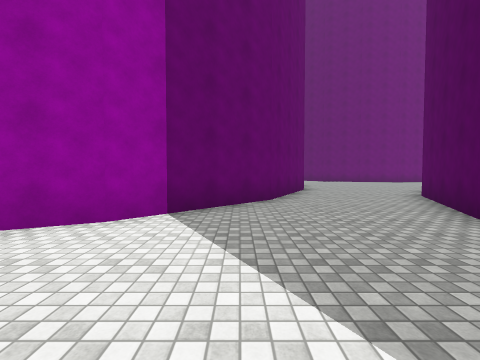
[1] (above)

22 first-person views from a walk through a scene from a Unity 3-D project. The camera is 1.4 m above the floor, tilts 2° down and sees 90° across. The floor is counted in squares, 2 m on a side. Each view is taken from the middle of a square. On the plan, view 1 faces up. The plan holds only what a view shows up to about 9 squares ahead; the rest is blank. The place goes on beyond the plan. Some animated figures are left out. Surface patterns are stand-ins for the level's own textures.

[2]
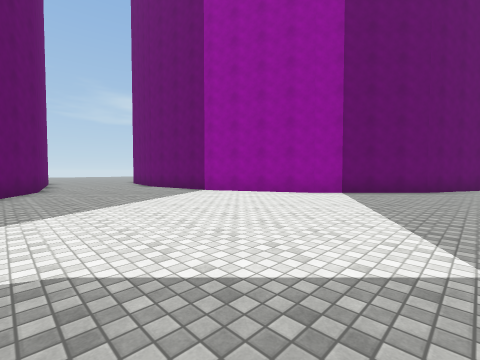

[3]
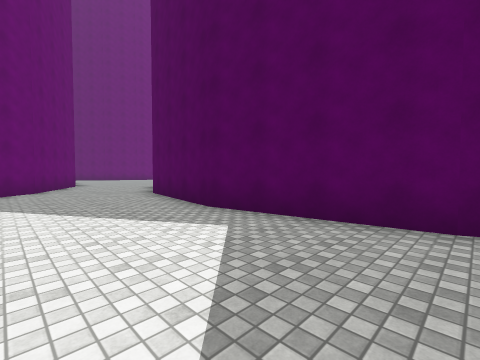

[4]
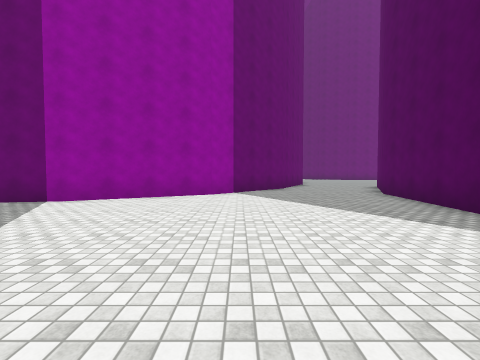

[5]
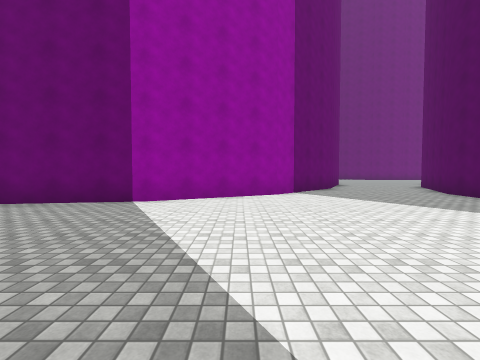

[6]
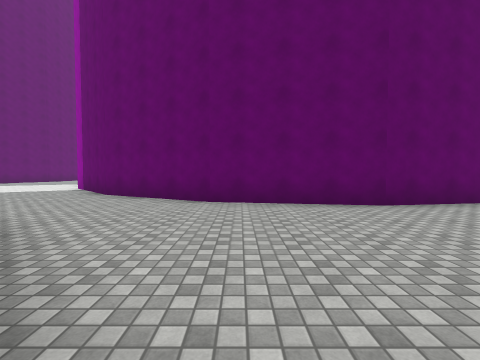

[7]
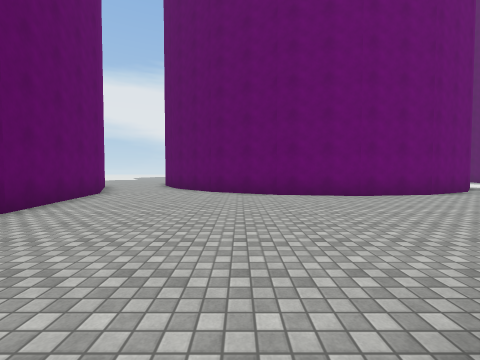

[8]
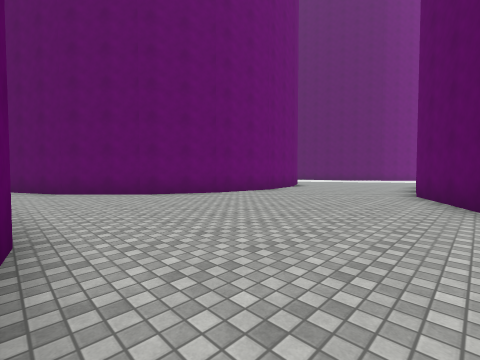

[9]
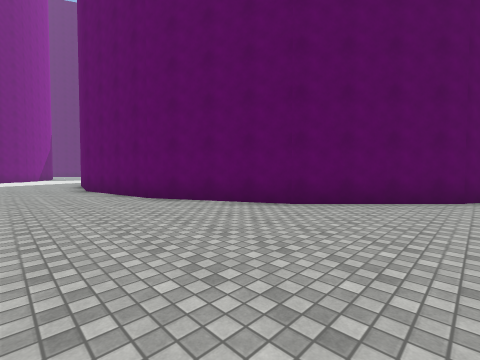

[10]
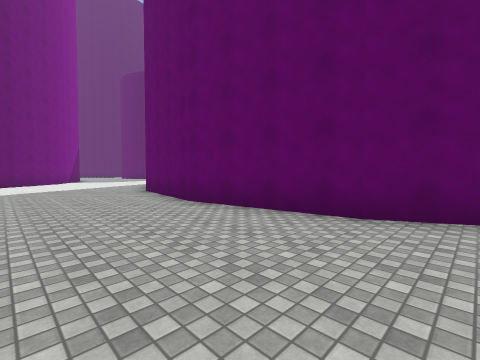

[11]
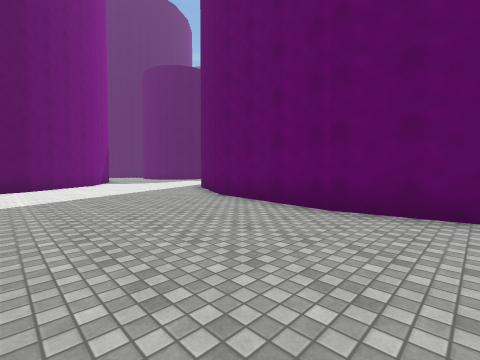

[12]
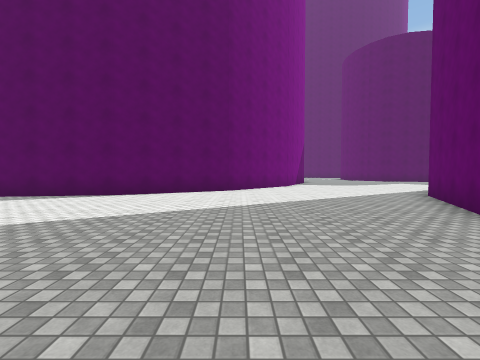

[13]
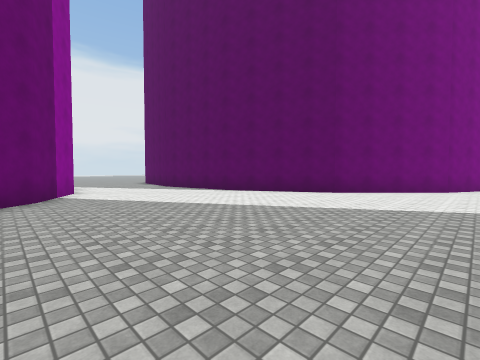

[14]
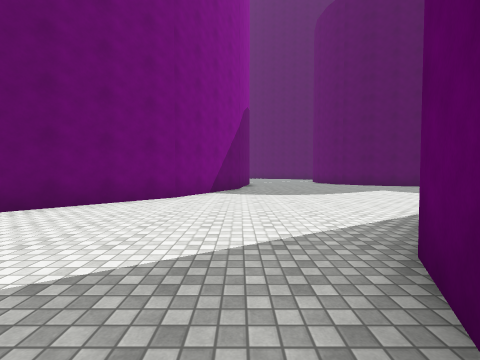

[15]
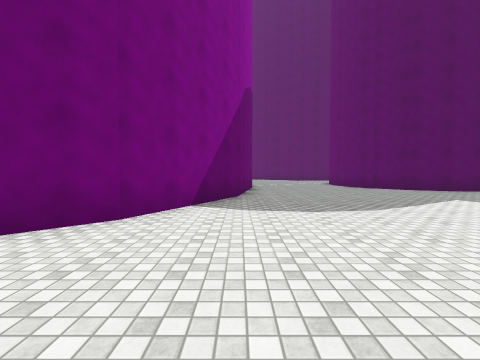

[16]
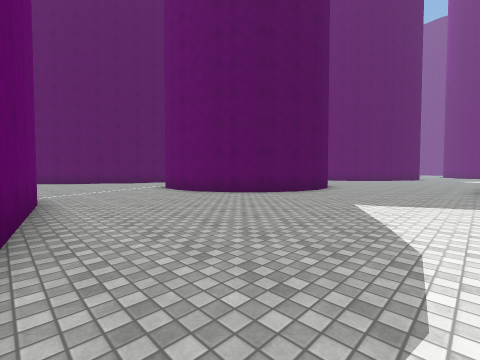

[17]
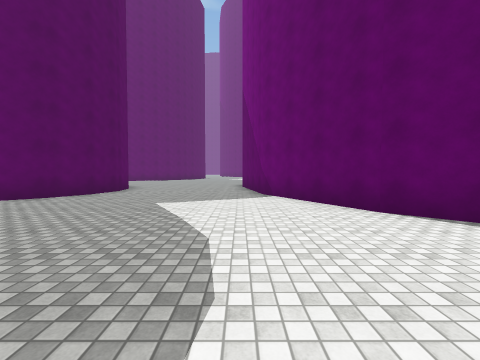

[18]
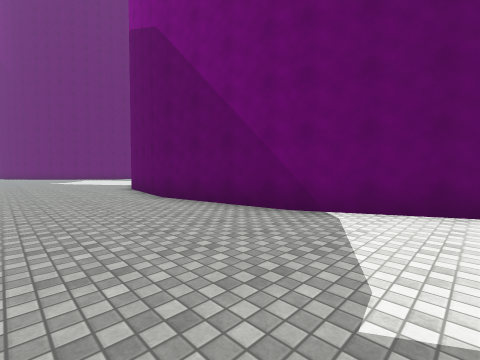

[19]
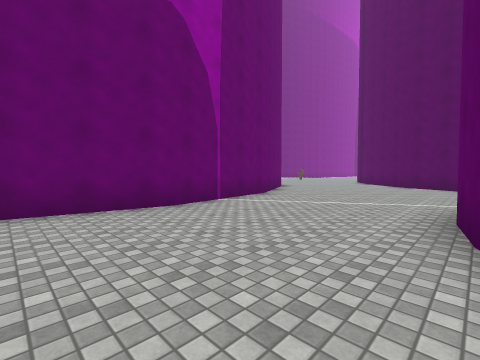

[20]
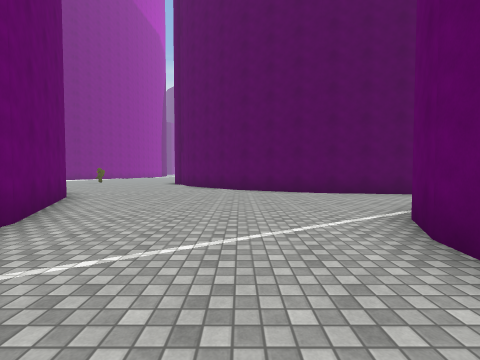

[21]
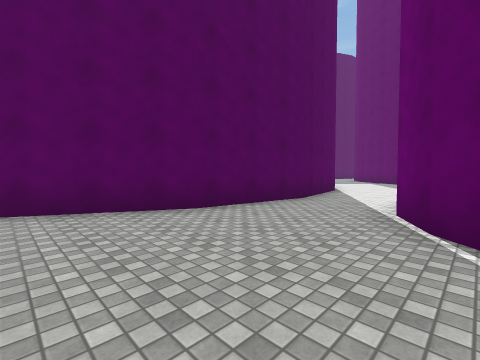

[22]
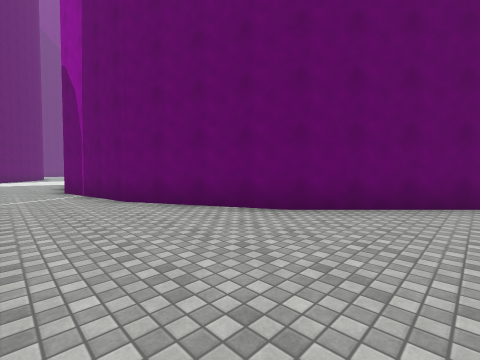

### Floor plan
Points are (right, up) in squares from view 1. A wall is a line through its corners. A room is listed if a view was taken in it or the views show most of it. See-through windows are left out.
Room 1 (views 1, 2, 3, 4, 5)
walls: (3.5, -3.9) (2.9, -0.2) (3.5, 3.6) (5.2, 6.9); (0.8, 6) (-1.9, 3.3) (-5.2, 1.6) (-6.6, 1.4)
ways out: opening at (2.5, 6.5) to room 2
Room 2 (views 6, 7, 8, 9, 10, 11, 12, 13, 14, 15, 16, 17, 18, 19, 20, 21, 22)
walls: (23.7, 7.8) (24.6, 6.9) (26.3, 3.6) (26.9, -0.1) (26.4, -3.1); (31.4, 2.3) (31.6, 3.5) (32.1, 4.6) (33, 5.5) (34.1, 6) (35.3, 6.2); (35.9, 6.1) (36.4, 6) (37.6, 5.4); (17.7, 21.1) (16.6, 19) (14.9, 17.3) (12.8, 16.2) (10.4, 15.9) (8.1, 16.2) (6, 17.3) (4.3, 19) (3.2, 21.1); (38, 5) (38.4, 4.6) (39, 3.4); (5.2, 6.9) (7.9, 9.5) (11.2, 11.2) (14.9, 11.8) (18.6, 11.2) (22, 9.5); (43.1, 15.3) (40.6, 12.8) (37.2, 11) (33.5, 10.5) (29.8, 11) (26.5, 12.7) (23.8, 15.4) (22.1, 18.7) (21.7, 21.5); (41.8, -0.8) (41.3, 2.3) (41.8, 5.4) (43.2, 8.1); (1.9, 17.8) (2.5, 16.7) (3.1, 13) (2.5, 9.3) (0.8, 6)
ways out: opening at (2.5, 6.5) to room 1

Where each view was taken, in squares from view 1:
view 1: 0 up, 0 right, facing up
view 2: 4 down, 2 right, facing up-left
view 3: 4 down, 0 right, facing up-right
view 4: 4 down, 1 left, facing up
view 5: 4 down, 3 left, facing up
view 6: 10 up, 8 right, facing left
view 7: 9 up, 7 right, facing up
view 8: 10 up, 3 right, facing up-right
view 9: 14 up, 5 right, facing down-right
view 10: 15 up, 10 right, facing down-right
view 11: 16 up, 13 right, facing down-right
view 12: 15 up, 15 right, facing right
view 13: 12 up, 16 right, facing up-right
view 14: 11 up, 20 right, facing right
view 15: 11 up, 23 right, facing right
view 16: 11 up, 27 right, facing down-right
view 17: 11 up, 27 right, facing down
view 18: 6 up, 30 right, facing down-left
view 19: 6 up, 31 right, facing up-right
view 20: 8 up, 34 right, facing right
view 21: 8 up, 38 right, facing down-right
view 22: 9 up, 43 right, facing up-left
